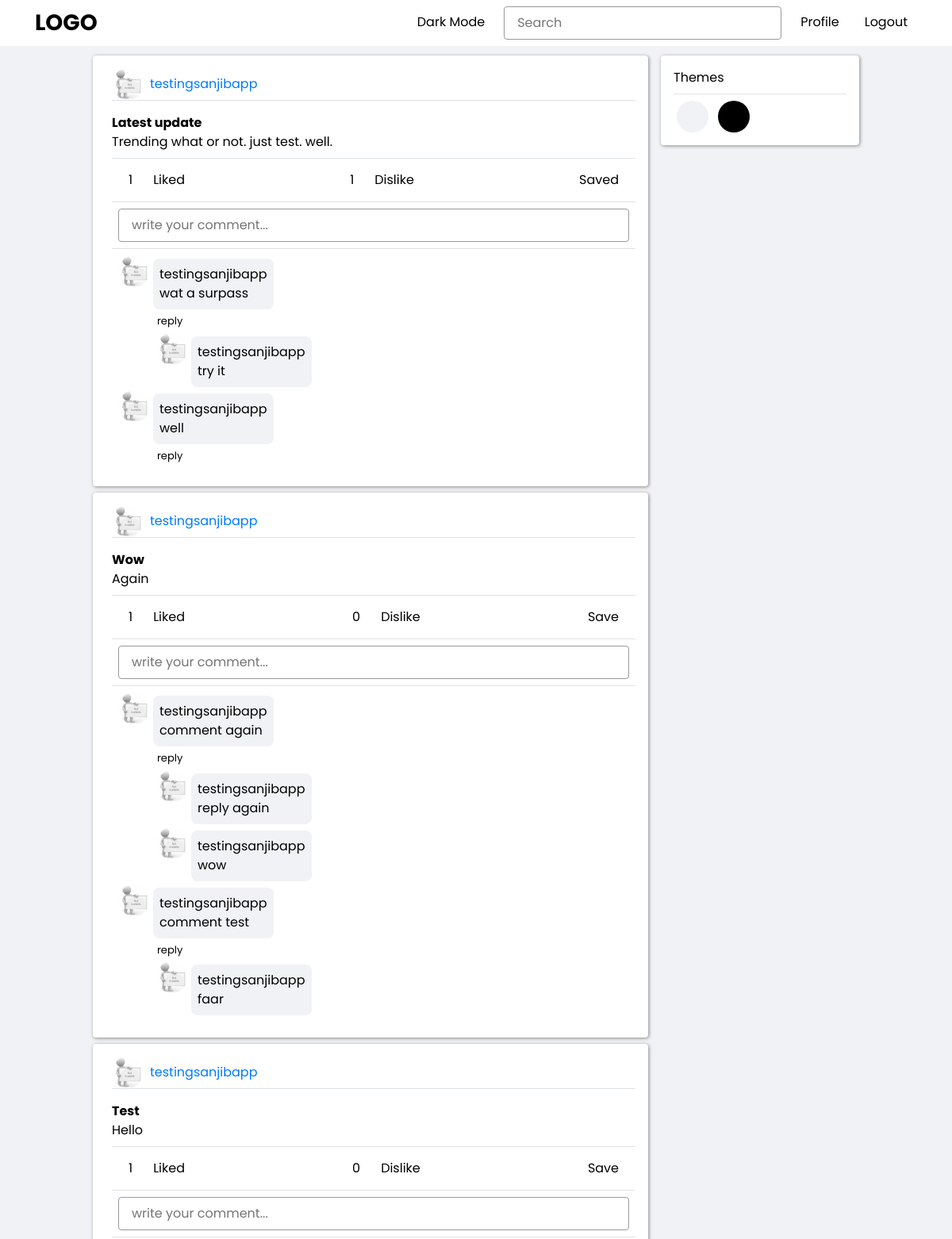
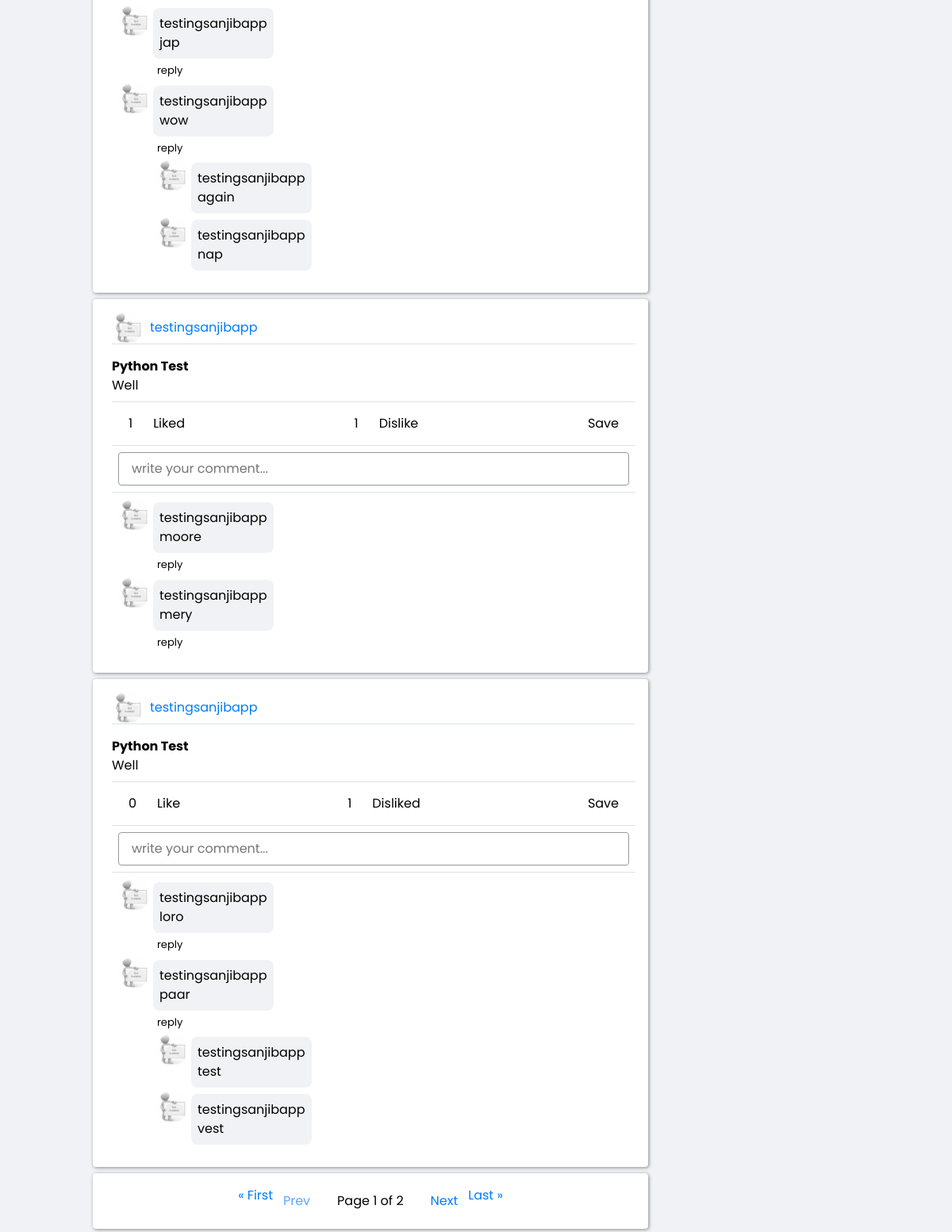
Page /get_blogs/ (signed in) on the committed database (2 pictures, top to bottom).
### blog/models.py (models this page shows, shortened)
class Blog(models.Model):
    BLOG_STATUS = (
        ('0', 'draft'),
        ('1', 'published')
    )
    user = models.ForeignKey(
        User,
        on_delete=models.CASCADE,
        related_name=_('author'),
    )
    id = models.UUIDField(
        verbose_name=_('ID'),
        primary_key=True,
        default=uuid.uuid4,
        editable=False,
    )
    heading = models.CharField(
        verbose_name=_('Title'),
        max_length=256
    )
    description = models.TextField(
        verbose_name=_('Description'),
        null=True,
        blank=True,
    )
    tags = models.ManyToManyField(
        Tag,
        related_name=_('tags'),
        blank=True,
    )
    status = models.CharField(
        verbose_name=_('Blog Status'),
        max_length=16,
        choices=BLOG_STATUS,
        default='0',
    )
    date_published = models.DateTimeField(
        verbose_name=_('Published Date'),
        blank=True,
        null=True,
    )
    date_created = models.DateTimeField(
        verbose_name=_('Date Created'),
        auto_now_add=True,
    )
    date_updated = models.DateTimeField(
        verbose_name=_('Last Updated'),
        auto_now=True,
    )
    likes = models.ManyToManyField(
        User,
        related_name=_('likes'),
        blank=True,
    )
    dislikes = models.ManyToManyField(
        User,
        related_name=_('dislikes'),
        blank=True,
    )
    class Meta:
        verbose_name = _('Blog')
        verbose_name_plural = _('Blogs')
        ordering = ['-date_updated']

class Comment(models.Model):
    blog = models.ForeignKey(
        Blog,
        on_delete=models.CASCADE,
        related_name=_('comments')
    )
    user = models.ForeignKey(
        User,
        on_delete=models.CASCADE,
    )
    id = models.UUIDField(
        verbose_name=_('ID'),
        primary_key=True,
        default=uuid.uuid4,
        editable=False,
    )
    date_time = models.DateTimeField(
        verbose_name=_('Comment Date'),
        auto_now_add=True,
    )
    body = models.CharField(
        verbose_name=_('Body'),
        max_length=512,
    )
    class Meta:
        verbose_name = _('Comment')
        verbose_name_plural = _('Comments')
        ordering = ['-date_time']

class Reply(models.Model):
    comment = models.ForeignKey(
        Comment,
        on_delete=models.CASCADE,
        related_name=_('replies')
    )
    user = models.ForeignKey(
        User,
        on_delete=models.CASCADE,
    )
    id = models.UUIDField(
        verbose_name=_('ID'),
        primary_key=True,
        default=uuid.uuid4,
        editable=False,
    )
    date_time = models.DateTimeField(
        verbose_name=_('Reply Date'),
        auto_now_add=True,
    )
    body = models.CharField(
        verbose_name=_('Body'),
        max_length=512,
    )
    class Meta:
        verbose_name = _('Reply')
        verbose_name_plural = _('Replies')
        ordering = ['date_time']

### account/models.py (models this page shows, shortened)
class User(AbstractBaseUser, PermissionsMixin):
    id = models.UUIDField(
        verbose_name = _('ID'),
        primary_key = True,
        default = uuid.uuid4,
        editable = False,
    )
    email = models.EmailField(
        verbose_name = _('Email'),
        max_length = 64,
        unique = True,
        error_messages = {
            'null' : _('Email field is required.'),
            'unique' : _('AN account with that email already exists. Please login to continue.'),
            'invalid' : _('Enter a valid email address.'),
        }
    )
    username = models.CharField(
        verbose_name = _('Username'),
        max_length = 64,
        unique = True,
        error_messages = {
            'null' : _('Username field is required.'),
            'unique' : _('An account with that username already exists.'),
            'invalid' : _('Enter a valid email address.'),
        }
    )
    name = models.CharField(
        verbose_name = _('Full Name'),
        max_length = 64,
        null = True,
        blank = True
    )
    is_staff = models.BooleanField(
        verbose_name = _('Staff Status'),
        default=False,
        help_text=_('Designates whether the user can log into this admin site.'),
    )
    is_active = models.BooleanField(
        verbose_name = _('Active'),
        default=False,
        help_text=_(
            'Designates whether this user should be treated as active.'
            'Unselect this instead of deleting accounts.'
        ),
    )
    is_email_verified = models.BooleanField(
        verbose_name = _('Email Verification Status'),
        default=False,
        help_text=_(
            'Designates whether this user is verified or not.'
        ),
    )
    hide_email = models.BooleanField(
        verbose_name = _('Hide Email'),
        default=False,
        help_text=_(
            'Designates whether this user wants to show or hide their email ID.'
        ),
    )
    last_login = models.DateTimeField(
        verbose_name = _('Last Login'),
        auto_now = True,
    )
    date_joined = models.DateTimeField(
        verbose_name = _('Date Joined'),
        auto_now_add = True,
        editable = False,
    )
    display_pic = models.ImageField(
        verbose_name = _('Profile Picture'),
        null = True,
        blank = True,
        default = get_default_display_pic,
        upload_to = get_user_display_pic,
    )
    text = models.TextField(
        verbose_name=_('Text'),
        max_length=32,
        null=True,
        blank=True
    )
    objects = UserManager()
    USERNAME_FIELD = 'email'
    class Meta:
        verbose_name = _('User')
        verbose_name_plural = _('Users')
        ordering = ['-date_joined']

### accountProfile/views.py (the view)
# urls.py: path('get_blogs/', get_blogs, name='get-blogs'),
def get_blogs(request, *args, **kwargs):
    user = request.user
    if not user.is_authenticated:
        messages.info(request, 'You cannot retrive blogs unless you Login.')
        return redirect('home')
    saved = None
    account = None
    try:
        saved = kwargs.get('saved')
    except:
        saved = None
    try:
        account_id = kwargs.get('account_id')
    except:
        account_id = None
    if account_id:
        account = get_user_by_id(account_id)
    context = {}
    if saved:
        blog_objects = user.profile.saved_blogs.filter(status = '1')
    elif account:
        blog_objects = Blog.objects.filter(user=account).filter(status='1')
    else:
        blog_objects = Blog.objects.filter(user=user)
    paginator = Paginator(blog_objects, 5)
    page = request.GET.get('page')
    try:
        blogs = paginator.page(page)
    except PageNotAnInteger:
        blogs = paginator.page(1)
    except EmptyPage:
        blogs = paginator.page(paginator.num_pages)
    context['blogs'] = blogs
    return render(request, 'accountProfile/display_blogs.html', context)

### templatetags/temptags.py (called while the page is built)
@register.filter
def getLikeCount(blog):
    return len(blog.likes.all())

@register.filter
def getDislikeCount(blog):
    return len(blog.dislikes.all())

@register.filter
def sliceComment(comments):
    if len(comments) <= 2:
        return comments
    else:
        return comments[:2]

### accountProfile/templates/accountProfile/display_blogs.html (shortened to what this page needs)
{% extends 'base.html' %}
{% load static %}
{% load temptags %}
{% block content %}
<div class="container">
    {% include 'snippets/blogs.html' %}
    {% include 'snippets/pagination.html' %}
</div>
{% endblock content %}

### templates/snippets/blogs.html
{% if blogs %}
{% for blog in blogs %}
<div id="id-blog-{{blog.id}}" class="content-section mb-2 p-2">
    <div class="d-flex">
        <div class="container p-2 ml-2">
            <div class="d-flex border-bottom mb-2">
                <img src="{{ blog.user.display_pic.url }}" class="thumbnail">
                <a class="mx-2 pt-2" href="{% url 'accountProfile:get-user-blogs' account_id=blog.user.id %}">{{ blog.user.username }}</a>
            </div>
            <div class="py-2">
                <a class="d-flex" href="{% url 'blog:blog-detail' blog_id=blog.id %}">
                    <p class="mb-0"><strong>{{ blog.heading }}</strong></p>
                </a>
                <a class="d-flex" href="{% url 'blog:blog-detail' blog_id=blog.id %}">
                    <p class="mb-0">{{ blog.description }}</p>
                </a>
            </div>
            <div
                id="id-blog-details-{{blog.id}}"
                hx-trigger="every 60s"
                hx-get="{% url 'blog:get-blog-elements' blog_id=blog.id partial='True' %}"
                hx-target="#id-blog-details-{{blog.id}}"
                hx-swap="innerHTML"
            >
                {% include 'snippets/blog_elements.html' %}
            </div>
        </div>
    </div>
</div>
{% endfor %}
{% endif %}

### templates/snippets/blog_elements.html
{% load temptags %}
{% include 'blog/snippets/blog_options.html' %}
{% if request.user.is_authenticated %}
<div class="d-flex border-top p-2 border-bottom">
    <form
    id="comment-form"
    class="inline-form"
    hx-post="{% url 'blog:comment-blog' blog_id=blog.id %}"
        hx-target="#id-blog-comments-{{blog.id}}"
        hx-swap="afterbegin"
        >
        <input class="comment-input" name="comment-input" type="text" placeholder="write your comment...">
    </form>
</div>
<div id="id-blog-comments-{{blog.id}}" class="d-flex flex-column flex-start p-2">
    {% for comment in blog.comments.all|sliceComment %}
    {% include 'blog/snippets/comment.html' %}
    {% endfor %}
</div>
{% endif %}

### blog/templates/blog/snippets/blog_options.html
{% load temptags %}
<div id="id-blog-options-{{blog.id}}" class="d-flex justify-content-between border-top p-2">
    <div class="d-flex" id="like-container">
        <span class="btn" id="like-count">{{ blog|getLikeCount }}</span>
        {% if request.user in blog.likes.all %}
        <button
            id="like-btn"
            class="btn bg-none {% if not request.user.is_authenticated %} disabled {% endif %}"
            hx-get="{% url 'blog:like-blog' blog_id=blog.id %}"
            hx-trigger="click"
            hx-target="#id-blog-options-{{blog.id}}"
            hx-swap="outerHTML">
            Liked
        </button>
        {% else %}
        <button
            id="like-btn"
            class="btn bg-none {% if not request.user.is_authenticated %} disabled {% endif %}"
            hx-get="{% url 'blog:like-blog' blog_id=blog.id %}"
            hx-trigger="click"
            hx-target="#id-blog-options-{{blog.id}}"
            hx-swap="outerHTML">
            Like
        </button>
        {% endif %}
    </div>
    <div class="d-flex" id="like-container">
        <span class="btn" id="dislike-count">{{ blog|getDislikeCount }}</span>
        {% if request.user in blog.dislikes.all %}
        <button
            id="dislike-btn"
            class="btn bg-none {% if not request.user.is_authenticated %} disabled {% endif %}"
            hx-get="{% url 'blog:dislike-blog' blog_id=blog.id %}"
            hx-trigger="click"
            hx-target="#id-blog-options-{{blog.id}}"
            hx-swap="outerHTML">
            Disliked
        </button>
        {% else %}
        <button
            id="dislike-btn"
            class="btn bg-none {% if not request.user.is_authenticated %} disabled {% endif %}"
            hx-get="{% url 'blog:dislike-blog' blog_id=blog.id %}"
            hx-trigger="click"
            hx-target="#id-blog-options-{{blog.id}}"
            hx-swap="outerHTML">
            Dislike
        </button>
        {% endif %}
    </div>
    <div>
        {% if blog in request.user.profile.saved_blogs.all %}
        <button
            id="dislike-btn"
            class="btn bg-none {% if not request.user.is_authenticated %} disabled {% endif %}"
            hx-get="{% url 'accountProfile:unsave-blog' blog_id=blog.id %}"
            hx-trigger="click"
            hx-target="#id-blog-options-{{blog.id}}"
            hx-swap="outerHTML">
            Saved
        </button>
        {% else %}
        <button
            id="dislike-btn"
            class="btn bg-none {% if not request.user.is_authenticated %} disabled {% endif %}"
            hx-get="{% url 'accountProfile:save-blog' blog_id=blog.id %}"
            hx-trigger="click"
            hx-target="#id-blog-options-{{blog.id}}"
            hx-swap="outerHTML">
            Save
        </button>
        {% endif %}
    </div>
</div>

### blog/templates/blog/snippets/comment.html (shortened to what this page needs)
<div>
    <div class="comment-div">
        <img src="{{ comment.user.display_pic.url }}" alt="Profile Pic" class="thumbnail">
        <div class="comment-body">
            <p class="m-0 text-bold">{{ comment.user.username }}</p>
            <p class="m-0">{{ comment.body }}</p>
        </div>
    </div>
    {% if request.user.is_authenticated %}
    <div id="id-comment-options">
        <button href="#" class="btn reply-btn bg-none" id="id-reply-btn-{{ comment.id }}" onclick="showReplyForm('{{ comment.id }}')">reply</button>
    </div>
{% endif %}
    <div id="id-replies-{{comment.id}}">
        {% for reply in comment.replies.all %}
        {% include "blog/snippets/reply.html" %}
        {% endfor %}
    </div>
</div>

### blog/templates/blog/snippets/reply.html
<div class="comment-div ml-5">
    <img src="{{ reply.user.display_pic.url }}" alt="Profile Pic" class="thumbnail">
    <div class="comment-body">
        <p class="m-0 text-bold">{{ reply.user.username }}</p>
        <p class="m-0">{{ reply.body }}</p>
    </div>
</div>

### static_dir/css/base.css (style rules this page uses)
:root { --bg-page: #f0f2f5; --bg-primary: #fff; --bg-secondary: #999; --font-color: #000; }
* { margin: 0; padding: 0; box-sizing: border-box; font-family: 'Poppins', sans-serif; color: var(--font-color); }
a, a:hover, a:link { text-decoration: none; }
html { min-width: 360px; }
body { margin: 0; padding: 0; background-color: var(--bg-page); }
.content-section { width: 100%; max-width: 700px; height: fit-content; padding: 1rem; background-color: var(--bg-primary); border-radius: .25rem; box-shadow: 1px 1px .25rem #888; }
select, textarea, input[type="text"], input[type="email"], input[type="password"], input[type="number"], input[type="select"] { display: block; width: 100%; padding: .5rem 1rem; border: 1px solid #999; border-radius: .25rem; background-color: var(--bg-primary); }

### static_dir/css/blog.css (style rules this page uses)
.container { margin: 0; padding: 0; width: 100%; max-width: 700px; }
.thumbnail { width: 40px; height: 40px; border-radius: 50%; }
.inline-form { width: 100%; }
.comment-div { display: flex; width: fit-content; }
.comment-body { display: flex; flex-direction: column; margin: 0.25rem; padding: 0.5rem; background-color: var(--bg-page); border-radius: 0.5rem; }
.reply-btn { font-size: small; width: fit-content; padding: 0; margin-bottom: 0.25rem; margin-left: 3rem; }
.bg-none, .bg-none:focus, .bg-none.focus { background-color: var(--bg-primary); box-shadow: none; }

### rows in the picture
Blog: user.display_pic (placeholder picture), user.username "testingsanjibapp", heading "Latest update", description "Trending what or not. just test. well.", id "1"
Comment: user.display_pic (placeholder picture), user.username "testingsanjibapp", body "wat a surpass"
Reply: user.display_pic (placeholder picture), user.username "testingsanjibapp", body "try it"
Comment: user.display_pic (placeholder picture), user.username "testingsanjibapp", body "well"
Blog: user.display_pic (placeholder picture), user.username "testingsanjibapp", heading "Wow", description "Again", id "1", id "0"
Comment: user.display_pic (placeholder picture), user.username "testingsanjibapp", body "comment again"
Reply: user.display_pic (placeholder picture), user.username "testingsanjibapp", body "reply again"
Reply: user.display_pic (placeholder picture), user.username "testingsanjibapp", body "wow"
Comment: user.display_pic (placeholder picture), user.username "testingsanjibapp", body "comment test"
Reply: user.display_pic (placeholder picture), user.username "testingsanjibapp", body "faar"
Blog: user.display_pic (placeholder picture), user.username "testingsanjibapp", heading "Test", description "Hello", id "1", id "0"
Comment: user.display_pic (placeholder picture), user.username "testingsanjibapp", body "jap"
Comment: user.display_pic (placeholder picture), user.username "testingsanjibapp", body "wow"
Reply: user.display_pic (placeholder picture), user.username "testingsanjibapp", body "again"
Reply: user.display_pic (placeholder picture), user.username "testingsanjibapp", body "nap"
Blog: user.display_pic (placeholder picture), user.username "testingsanjibapp", heading "Python Test", description "Well", id "1"
Comment: user.display_pic (placeholder picture), user.username "testingsanjibapp", body "moore"
Comment: user.display_pic (placeholder picture), user.username "testingsanjibapp", body "mery"
Blog: user.display_pic (placeholder picture), user.username "testingsanjibapp", heading "Python Test", description "Well", id "0", id "1"
Comment: user.display_pic (placeholder picture), user.username "testingsanjibapp", body "loro"
Comment: user.display_pic (placeholder picture), user.username "testingsanjibapp", body "paar"
Reply: user.display_pic (placeholder picture), user.username "testingsanjibapp", body "test"
Reply: user.display_pic (placeholder picture), user.username "testingsanjibapp", body "vest"

### other values in the picture
{{ blogs.number }} "1"
{{ blogs.paginator.num_pages }} "2"
